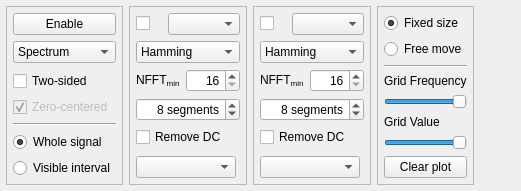
            <widget class="QWidget" name="fft">
             <attribute name="icon">
              <iconset resource="resources.qrc">
               <normaloff>:/images/icons/fft.png</normaloff>:/images/icons/fft.png</iconset>
             </attribute>
             <attribute name="title">
              <string/>
             </attribute>
             <layout class="QHBoxLayout" name="horizontalLayout_13" stretch="1,1,1,1,1000">
              <property name="leftMargin">
               <number>6</number>
              </property>
              <property name="topMargin">
               <number>6</number>
              </property>
              <property name="rightMargin">
               <number>6</number>
              </property>
              <property name="bottomMargin">
               <number>6</number>
              </property>
              <item>
               <widget class="QFrame" name="frame_16">
                <property name="frameShape">
                 <enum>QFrame::StyledPanel</enum>
                </property>
                <layout class="QVBoxLayout" name="verticalLayout_20">
                 <property name="leftMargin">
                  <number>6</number>
                 </property>
                 <property name="topMargin">
                  <number>6</number>
                 </property>
                 <property name="rightMargin">
                  <number>6</number>
                 </property>
                 <property name="bottomMargin">
                  <number>6</number>
                 </property>
                 <item>
                  <widget class="QPushButton" name="pushButtonFFT">
                   <property name="sizePolicy">
                    <sizepolicy hsizetype="Preferred" vsizetype="Preferred">
                     <horstretch>0</horstretch>
                     <verstretch>0</verstretch>
                    </sizepolicy>
                   </property>
                   <property name="text">
                    <string>Enable</string>
                   </property>
                   <property name="icon">
                    <iconset resource="resources.qrc">
                     <normaloff>:/images/icons/fft.png</normaloff>:/images/icons/fft.png</iconset>
                   </property>
                   <property name="iconSize">
                    <size>
                     <width>20</width>
                     <height>20</height>
                    </size>
                   </property>
                   <property name="checkable">
                    <bool>true</bool>
                   </property>
                  </widget>
                 </item>
                 <item>
                  <widget class="QComboBox" name="comboBoxFFTType">
                   <property name="toolTip">
                    <string>&lt;html&gt;&lt;head/&gt;&lt;body&gt;&lt;p&gt;Type of graph shown:&lt;/p&gt;&lt;p&gt;Spectrum: module of DFT result in linear scale, normalized by number of samples.&lt;/p&gt;&lt;p&gt;Periodogram: spectrum in decibel, 1 V&lt;span style=&quot; vertical-align:sub;&quot;&gt;DC&lt;/span&gt;  equals 0 dB.&lt;/p&gt;&lt;p&gt;Welch PSD: periodogram calculated using Welch's method.&lt;/p&gt;&lt;/body&gt;&lt;/html&gt;</string>
                   </property>
                   <property name="currentIndex">
                    <number>0</number>
                   </property>
                   <item>
                    <property name="text">
                     <string>Spectrum</string>
                    </property>
                   </item>
                   <item>
                    <property name="text">
                     <string>Periodogram</string>
                    </property>
                   </item>
                   <item>
                    <property name="text">
                     <string>Welch PSD</string>
                    </property>
                   </item>
                  </widget>
                 </item>
                 <item>
                  <spacer name="verticalSpacer_6">
                   <property name="orientation">
                    <enum>Qt::Vertical</enum>
                   </property>
                   <property name="sizeHint" stdset="0">
                    <size>
                     <width>20</width>
                     <height>0</height>
                    </size>
                   </property>
                  </spacer>
                 </item>
                 <item>
                  <widget class="QCheckBox" name="checkBoxFFTTwoSided">
                   <property name="toolTip">
                    <string>&lt;html&gt;&lt;head/&gt;&lt;body&gt;&lt;p&gt;Show from 0 to f&lt;span style=&quot; vertical-align:sub;&quot;&gt;s &lt;/span&gt; instead of only f&lt;span style=&quot; vertical-align:sub;&quot;&gt;s&lt;/span&gt;/2&lt;/p&gt;&lt;/body&gt;&lt;/html&gt;</string>
                   </property>
                   <property name="text">
                    <string>Two-sided</string>
                   </property>
                   <property name="tristate">
                    <bool>false</bool>
                   </property>
                  </widget>
                 </item>
                 <item>
                  <widget class="QCheckBox" name="checkBoxFFTZeroCenter">
                   <property name="enabled">
                    <bool>false</bool>
                   </property>
                   <property name="toolTip">
                    <string>&lt;html&gt;&lt;head/&gt;&lt;body&gt;&lt;p&gt;Show from -f&lt;span style=&quot; vertical-align:sub;&quot;&gt;s&lt;/span&gt;/2 to f&lt;span style=&quot; vertical-align:sub;&quot;&gt;s&lt;/span&gt;/2&lt;/p&gt;&lt;/body&gt;&lt;/html&gt;</string>
                   </property>
                   <property name="text">
                    <string>Zero-centered</string>
                   </property>
                   <property name="checked">
                    <bool>true</bool>
                   </property>
                  </widget>
                 </item>
                 <item>
                  <widget class="Line" name="line_6">
                   <property name="orientation">
                    <enum>Qt::Horizontal</enum>
                   </property>
                  </widget>
                 </item>
                 <item>
                  <widget class="QRadioButton" name="radioButtonFFTFull">
                   <property name="toolTip">
                    <string>&lt;html&gt;&lt;head/&gt;&lt;body&gt;&lt;p&gt;Calculate from:&lt;/p&gt;&lt;/body&gt;&lt;/html&gt;</string>
                   </property>
                   <property name="text">
                    <string>Whole signal</string>
                   </property>
                   <property name="checked">
                    <bool>true</bool>
                   </property>
                  </widget>
                 </item>
                 <item>
                  <widget class="QRadioButton" name="radioButtonFFTPart">
                   <property name="toolTip">
                    <string>&lt;html&gt;&lt;head/&gt;&lt;body&gt;&lt;p&gt;Calculate from:&lt;/p&gt;&lt;/body&gt;&lt;/html&gt;</string>
                   </property>
                   <property name="text">
                    <string>Visible interval</string>
                   </property>
                   <property name="checked">
                    <bool>false</bool>
                   </property>
                  </widget>
                 </item>
                </layout>
               </widget>
              </item>
              <item>
               <widget class="QFrame" name="frame_8">
                <property name="frameShape">
                 <enum>QFrame::StyledPanel</enum>
                </property>
                <property name="frameShadow">
                 <enum>QFrame::Plain</enum>
                </property>
                <layout class="QVBoxLayout" name="verticalLayout_29">
                 <property name="leftMargin">
                  <number>6</number>
                 </property>
                 <property name="topMargin">
                  <number>6</number>
                 </property>
                 <property name="rightMargin">
                  <number>6</number>
                 </property>
                 <property name="bottomMargin">
                  <number>6</number>
                 </property>
                 <item>
                  <layout class="QHBoxLayout" name="horizontalLayout_28">
                   <item>
                    <widget class="QCheckBox" name="checkBoxFFTCh1">
                     <property name="enabled">
                      <bool>true</bool>
                     </property>
                     <property name="text">
                      <string/>
                     </property>
                     <property name="checked">
                      <bool>false</bool>
                     </property>
                    </widget>
                   </item>
                   <item>
                    <widget class="QComboBox" name="comboBoxFFTCh1">
                     <property name="maxVisibleItems">
                      <number>1000</number>
                     </property>
                     <property name="sizeAdjustPolicy">
                      <enum>QComboBox::AdjustToContents</enum>
                     </property>
                    </widget>
                   </item>
                  </layout>
                 </item>
                 <item>
                  <widget class="QComboBox" name="comboBoxFFTWindow1">
                   <property name="toolTip">
                    <string>&lt;html&gt;&lt;head/&gt;&lt;body&gt;&lt;p&gt;Window&lt;/p&gt;&lt;/body&gt;&lt;/html&gt;</string>
                   </property>
                   <property name="currentIndex">
                    <number>1</number>
                   </property>
                   <item>
                    <property name="text">
                     <string>Rectangular</string>
                    </property>
                   </item>
                   <item>
                    <property name="text">
                     <string>Hamming</string>
                    </property>
                   </item>
                   <item>
                    <property name="text">
                     <string>Hann</string>
                    </property>
                   </item>
                   <item>
                    <property name="text">
                     <string>Blackman</string>
                    </property>
                   </item>
                  </widget>
                 </item>
                 <item>
                  <layout class="QHBoxLayout" name="horizontalLayout_22">
                   <item>
                    <widget class="QLabel" name="label_4">
                     <property name="text">
                      <string>&lt;html&gt;&lt;head/&gt;&lt;body&gt;&lt;p&gt;NFFT&lt;span style=&quot; vertical-align:sub;&quot;&gt;min&lt;/span&gt;&lt;/p&gt;&lt;/body&gt;&lt;/html&gt;</string>
                     </property>
                    </widget>
                   </item>
                   <item>
                    <widget class="MyPow2Spinbox" name="spinBoxFFTSamples1">
                     <property name="toolTip">
                      <string>&lt;html&gt;&lt;head/&gt;&lt;body&gt;&lt;p&gt;Minimum number of samples for spectrum computation (signal is zero-padded to this length).&lt;/p&gt;&lt;/body&gt;&lt;/html&gt;</string>
                     </property>
                     <property name="alignment">
                      <set>Qt::AlignRight|Qt::AlignTrailing|Qt::AlignVCenter</set>
                     </property>
                     <property name="specialValueText">
                      <string/>
                     </property>
                     <property name="suffix">
                      <string/>
                     </property>
                     <property name="prefix">
                      <string/>
                     </property>
                     <property name="minimum">
                      <number>16</number>
                     </property>
                     <property name="maximum">
                      <number>8192</number>
                     </property>
                     <property name="value">
                      <number>16</number>
                     </property>
                    </widget>
                   </item>
                  </layout>
                 </item>
                 <item>
                  <widget class="QSpinBox" name="spinBoxFFTSegments1">
                   <property name="enabled">
                    <bool>true</bool>
                   </property>
                   <property name="toolTip">
                    <string>&lt;html&gt;&lt;head/&gt;&lt;body&gt;&lt;p&gt;Number of segments for Welch's PSD estimate. (with 50% overlap)&lt;/p&gt;&lt;/body&gt;&lt;/html&gt;</string>
                   </property>
                   <property name="alignment">
                    <set>Qt::AlignRight|Qt::AlignTrailing|Qt::AlignVCenter</set>
                   </property>
                   <property name="suffix">
                    <string> segments</string>
                   </property>
                   <property name="minimum">
                    <number>4</number>
                   </property>
                   <property name="maximum">
                    <number>128</number>
                   </property>
                   <property name="value">
                    <number>8</number>
                   </property>
                  </widget>
                 </item>
                 <item>
                  <widget class="QCheckBox" name="checkBoxFFTNoDC1">
                   <property name="toolTip">
                    <string>&lt;html&gt;&lt;head/&gt;&lt;body&gt;&lt;p&gt;Remove DC component from signal before calculating DFT.&lt;/p&gt;&lt;/body&gt;&lt;/html&gt;</string>
                   </property>
                   <property name="text">
                    <string>Remove DC</string>
                   </property>
                  </widget>
                 </item>
                 <item>
                  <spacer name="verticalSpacer_7">
                   <property name="orientation">
                    <enum>Qt::Vertical</enum>
                   </property>
                   <property name="sizeHint" stdset="0">
                    <size>
                     <width>20</width>
                     <height>0</height>
                    </size>
                   </property>
                  </spacer>
                 </item>
                 <item>
                  <widget class="QComboBox" name="comboBoxFFTStyle1">
                   <property name="sizePolicy">
                    <sizepolicy hsizetype="Preferred" vsizetype="Preferred">
                     <horstretch>0</horstretch>
                     <verstretch>0</verstretch>
                    </sizepolicy>
                   </property>
                   <property name="maximumSize">
                    <size>
                     <width>100</width>
                     <height>16777215</height>
                    </size>
                   </property>
                   <property name="iconSize">
                    <size>
                     <width>20</width>
                     <height>20</height>
                    </size>
                   </property>
                   <item>
                    <property name="text">
                     <string/>
                    </property>
                    <property name="icon">
                     <iconset resource="resources.qrc">
                      <normaloff>:/images/icons/line.png</normaloff>:/images/icons/line.png</iconset>
                    </property>
                   </item>
                   <item>
                    <property name="text">
                     <string/>
                    </property>
                    <property name="icon">
                     <iconset resource="resources.qrc">
                      <normaloff>:/images/icons/points.png</normaloff>:/images/icons/points.png</iconset>
                    </property>
                   </item>
                   <item>
                    <property name="text">
                     <string/>
                    </property>
                    <property name="icon">
                     <iconset resource="resources.qrc">
                      <normaloff>:/images/icons/linePoint.png</normaloff>:/images/icons/linePoint.png</iconset>
                    </property>
                   </item>
                  </widget>
                 </item>
                </layout>
               </widget>
              </item>
              <item>
               <widget class="QFrame" name="frame_11">
                <property name="frameShape">
                 <enum>QFrame::StyledPanel</enum>
                </property>
                <property name="frameShadow">
                 <enum>QFrame::Plain</enum>
                </property>
                <layout class="QVBoxLayout" name="verticalLayout_31">
                 <property name="leftMargin">
                  <number>6</number>
                 </property>
                 <property name="topMargin">
                  <number>6</number>
                 </property>
                 <property name="rightMargin">
                  <number>6</number>
                 </property>
                 <property name="bottomMargin">
                  <number>6</number>
                 </property>
                 <item>
                  <layout class="QHBoxLayout" name="horizontalLayout_33">
                   <item>
                    <widget class="QCheckBox" name="checkBoxFFTCh2">
                     <property name="text">
                      <string/>
                     </property>
                    </widget>
                   </item>
                   <item>
                    <widget class="QComboBox" name="comboBoxFFTCh2">
                     <property name="maxVisibleItems">
                      <number>1000</number>
                     </property>
                    </widget>
                   </item>
                  </layout>
                 </item>
                 <item>
                  <widget class="QComboBox" name="comboBoxFFTWindow2">
                   <property name="toolTip">
                    <string>&lt;html&gt;&lt;head/&gt;&lt;body&gt;&lt;p&gt;Window&lt;/p&gt;&lt;/body&gt;&lt;/html&gt;</string>
                   </property>
                   <property name="currentIndex">
                    <number>1</number>
                   </property>
                   <item>
                    <property name="text">
                     <string>Rectangular</string>
                    </property>
                   </item>
                   <item>
                    <property name="text">
                     <string>Hamming</string>
                    </property>
                   </item>
                   <item>
                    <property name="text">
                     <string>Hann</string>
                    </property>
                   </item>
                   <item>
                    <property name="text">
                     <string>Blackman</string>
                    </property>
                   </item>
                  </widget>
                 </item>
                 <item>
                  <layout class="QHBoxLayout" name="horizontalLayout_27">
                   <item>
                    <widget class="QLabel" name="label_51">
                     <property name="text">
                      <string>&lt;html&gt;&lt;head/&gt;&lt;body&gt;&lt;p&gt;NFFT&lt;span style=&quot; vertical-align:sub;&quot;&gt;min&lt;/span&gt;&lt;/p&gt;&lt;/body&gt;&lt;/html&gt;</string>
                     </property>
                    </widget>
                   </item>
                   <item>
                    <widget class="MyPow2Spinbox" name="spinBoxFFTSamples2">
                     <property name="alignment">
                      <set>Qt::AlignRight|Qt::AlignTrailing|Qt::AlignVCenter</set>
                     </property>
                     <property name="specialValueText">
                      <string/>
                     </property>
                     <property name="suffix">
                      <string/>
                     </property>
                     <property name="prefix">
                      <string/>
                     </property>
                     <property name="minimum">
                      <number>16</number>
                     </property>
                     <property name="maximum">
                      <number>8192</number>
                     </property>
                     <property name="value">
                      <number>16</number>
                     </property>
                    </widget>
                   </item>
                  </layout>
                 </item>
                 <item>
                  <widget class="QSpinBox" name="spinBoxFFTSegments2">
                   <property name="enabled">
                    <bool>true</bool>
                   </property>
                   <property name="toolTip">
                    <string>&lt;html&gt;&lt;head/&gt;&lt;body&gt;&lt;p&gt;Number of segments for Welch's PSD estimate. (with 50% overlap)&lt;/p&gt;&lt;/body&gt;&lt;/html&gt;</string>
                   </property>
                   <property name="alignment">
                    <set>Qt::AlignRight|Qt::AlignTrailing|Qt::AlignVCenter</set>
                   </property>
                   <property name="suffix">
                    <string> segments</string>
                   </property>
                   <property name="minimum">
                    <number>4</number>
                   </property>
                   <property name="maximum">
                    <number>128</number>
                   </property>
                   <property name="value">
                    <number>8</number>
                   </property>
                  </widget>
                 </item>
                 <item>
                  <widget class="QCheckBox" name="checkBoxFFTNoDC2">
                   <property name="toolTip">
                    <string>&lt;html&gt;&lt;head/&gt;&lt;body&gt;&lt;p&gt;Remove DC component from signal before calculating DFT.&lt;/p&gt;&lt;/body&gt;&lt;/html&gt;</string>
                   </property>
                   <property name="text">
                    <string>Remove DC</string>
                   </property>
                  </widget>
                 </item>
                 <item>
                  <spacer name="verticalSpacer_13">
                   <property name="orientation">
                    <enum>Qt::Vertical</enum>
                   </property>
                   <property name="sizeHint" stdset="0">
                    <size>
                     <width>20</width>
                     <height>0</height>
                    </size>
                   </property>
                  </spacer>
                 </item>
                 <item>
                  <widget class="QComboBox" name="comboBoxFFTStyle2">
                   <property name="sizePolicy">
                    <sizepolicy hsizetype="Preferred" vsizetype="Preferred">
                     <horstretch>0</horstretch>
                     <verstretch>0</verstretch>
                    </sizepolicy>
                   </property>
                   <property name="maximumSize">
                    <size>
                     <width>100</width>
                     <height>16777215</height>
                    </size>
                   </property>
                   <property name="iconSize">
                    <size>
                     <width>20</width>
                     <height>20</height>
                    </size>
                   </property>
                   <item>
                    <property name="text">
                     <string/>
                    </property>
                    <property name="icon">
                     <iconset resource="resources.qrc">
                      <normaloff>:/images/icons/line.png</normaloff>:/images/icons/line.png</iconset>
                    </property>
                   </item>
                   <item>
                    <property name="text">
                     <string/>
                    </property>
                    <property name="icon">
                     <iconset resource="resources.qrc">
                      <normaloff>:/images/icons/points.png</normaloff>:/images/icons/points.png</iconset>
                    </property>
                   </item>
                   <item>
                    <property name="text">
                     <string/>
                    </property>
                    <property name="icon">
                     <iconset resource="resources.qrc">
                      <normaloff>:/images/icons/linePoint.png</normaloff>:/images/icons/linePoint.png</iconset>
                    </property>
                   </item>
                  </widget>
                 </item>
                </layout>
               </widget>
              </item>
              <item>
               <widget class="QFrame" name="frame_17">
                <property name="frameShape">
                 <enum>QFrame::StyledPanel</enum>
                </property>
                <layout class="QVBoxLayout" name="verticalLayout_25">
                 <property name="leftMargin">
                  <number>6</number>
                 </property>
                 <property name="topMargin">
                  <number>6</number>
                 </property>
                 <property name="rightMargin">
                  <number>6</number>
                 </property>
                 <property name="bottomMargin">
                  <number>6</number>
                 </property>
                 <item>
                  <widget class="QRadioButton" name="radioButtonFFTAutoSize">
                   <property name="toolTip">
                    <string>&lt;html&gt;&lt;head/&gt;&lt;body&gt;&lt;p&gt;Show whole spectrum. If values are in dB, bottom is at -50 dB, top is automatic.&lt;/p&gt;&lt;/body&gt;&lt;/html&gt;</string>
                   </property>
                   <property name="text">
                    <string>Fixed size</string>
                   </property>
                   <property name="checked">
                    <bool>true</bool>
                   </property>
                  </widget>
                 </item>
                 <item>
                  <widget class="QRadioButton" name="radioButtonFFTFree">
                   <property name="toolTip">
                    <string>&lt;html&gt;&lt;head/&gt;&lt;body&gt;&lt;p&gt;Move and zoom plot by mouse&lt;/p&gt;&lt;/body&gt;&lt;/html&gt;</string>
                   </property>
                   <property name="text">
                    <string>Free move</string>
                   </property>
                  </widget>
                 </item>
                 <item>
                  <widget class="Line" name="line_4">
                   <property name="orientation">
                    <enum>Qt::Horizontal</enum>
                   </property>
                  </widget>
                 </item>
                 <item>
                  <layout class="QHBoxLayout" name="horizontalLayout_53">
                   <item>
                    <widget class="QLabel" name="label_35">
                     <property name="text">
                      <string>&lt;html&gt;&lt;head/&gt;&lt;body&gt;&lt;p&gt;Grid Frequency&lt;/p&gt;&lt;/body&gt;&lt;/html&gt;</string>
                     </property>
                     <property name="wordWrap">
                      <bool>true</bool>
                     </property>
                    </widget>
                   </item>
                  </layout>
                 </item>
                 <item>
                  <widget class="QSlider" name="horizontalSliderGridFFTH">
                   <property name="minimum">
                    <number>-5</number>
                   </property>
                   <property name="maximum">
                    <number>-2</number>
                   </property>
                   <property name="pageStep">
                    <number>1</number>
                   </property>
                   <property name="value">
                    <number>-2</number>
                   </property>
                   <property name="sliderPosition">
                    <number>-2</number>
                   </property>
                   <property name="orientation">
                    <enum>Qt::Horizontal</enum>
                   </property>
                  </widget>
                 </item>
                 <item>
                  <layout class="QHBoxLayout" name="horizontalLayout_55">
                   <item>
                    <widget class="QLabel" name="label_36">
                     <property name="text">
                      <string>&lt;html&gt;&lt;head/&gt;&lt;body&gt;&lt;p&gt;Grid Value&lt;/p&gt;&lt;/body&gt;&lt;/html&gt;</string>
                     </property>
                     <property name="wordWrap">
                      <bool>true</bool>
                     </property>
                    </widget>
                   </item>
                  </layout>
                 </item>
                 <item>
                  <widget class="QSlider" name="horizontalSliderGridFFTV">
                   <property name="minimum">
                    <number>-4</number>
                   </property>
                   <property name="maximum">
                    <number>-2</number>
                   </property>
                   <property name="pageStep">
                    <number>1</number>
                   </property>
                   <property name="value">
                    <number>-2</number>
                   </property>
                   <property name="orientation">
                    <enum>Qt::Horizontal</enum>
                   </property>
                  </widget>
                 </item>
                 <item>
                  <spacer name="verticalSpacer_12">
                   <property name="orientation">
                    <enum>Qt::Vertical</enum>
                   </property>
                   <property name="sizeHint" stdset="0">
                    <size>
                     <width>20</width>
                     <height>0</height>
                    </size>
                   </property>
                  </spacer>
                 </item>
                 <item>
                  <widget class="QPushButton" name="pushButtonClearFFT">
                   <property name="text">
                    <string>Clear plot</string>
                   </property>
                  </widget>
                 </item>
                </layout>
               </widget>
              </item>
              <item>
               <spacer name="horizontalSpacer_8">
                <property name="orientation">
                 <enum>Qt::Horizontal</enum>
                </property>
                <property name="sizeHint" stdset="0">
                 <size>
                  <width>40</width>
                  <height>20</height>
                 </size>
                </property>
               </spacer>
              </item>
             </layout>
            </widget>
